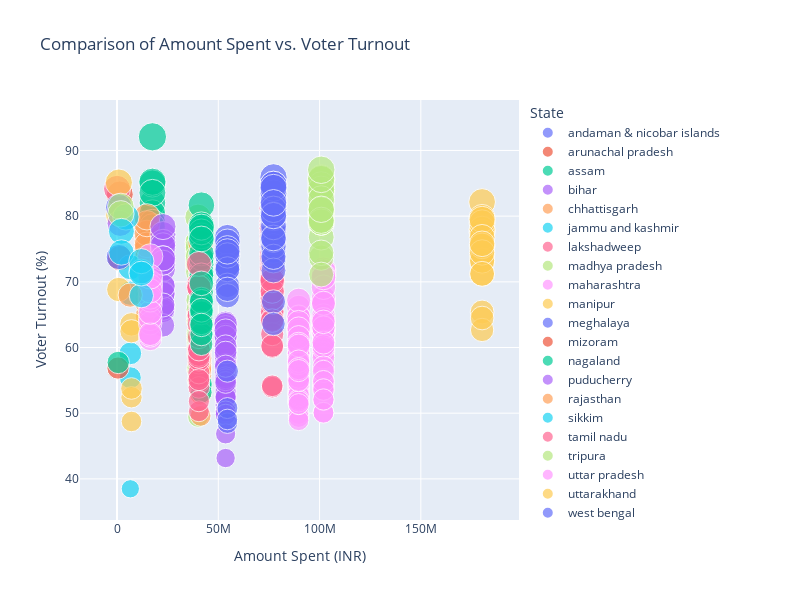

Notebook code for this chart:
### Code cell
# Seeing if there's a relationship b/w money spent on ads and voter turnout

# Create the scatter plot
comparision = px.scatter(loc_results, 
                         x='Amount spent (INR)',  # Corrected column name
                         y='Polled (%)',
                         title='Comparison of Amount Spent vs. Voter Turnout',
                         labels={'Amount spent (INR)': 'Amount Spent (INR)', 
                                 'Polled (%)': 'Voter Turnout (%)'},
                         color='State',  # Optional: color by state
                         size='Polled (%)')  # Optional: size by voter turnout

# Update layout
comparision.update_layout(width=800, height=600)

# Show plot
comparision.show()

### Figure 1 — Plotly figure (JSON) as saved in the notebook; plotly's stock layout.template omitted (floating-point values rounded to 4 significant figures)
{"data": [{"hovertemplate": "State=andaman & nicobar islands<br>Amount Spent (INR)=%{x}<br>Voter Turnout (%)=%{marker.size}<extra></extra>", "legendgroup": "andaman & nicobar islands", "marker": {"color": "#636efa", "size": [64.1], "sizemode": "area", "sizeref": 0.2302, "symbol": "circle"}, "mode": "markers", "name": "andaman & nicobar islands", "orientation": "v", "showlegend": true, "type": "scatter", "x": [null], "xaxis": "x", "y": [64.1], "yaxis": "y"}, {"hovertemplate": "State=arunachal pradesh<br>Amount Spent (INR)=%{x}<br>Voter Turnout (%)=%{marker.size}<extra></extra>", "legendgroup": "arunachal pradesh", "marker": {"color": "#EF553B", "size": [83.31, 73.6], "sizemode": "area", "sizeref": 0.2302, "symbol": "circle"}, "mode": "markers", "name": "arunachal pradesh", "orientation": "v", "showlegend": true, "type": "scatter", "x": [1385654, 1385654], "xaxis": "x", "y": [83.31, 73.6], "yaxis": "y"}, {"hovertemplate": "State=assam<br>Amount Spent (INR)=%{x}<br>Voter Turnout (%)=%{marker.size}<extra></extra>", "legendgroup": "assam", "marker": {"color": "#00cc96", "size": [76.75, 79.89, 79.33, 76.42, 78.46, 82.01, 75.74, 80.48, 84.97, 79.05, 85.24, 92.08, 78.39, 83.55], "sizemode": "area", "sizeref": 0.2302, "symbol": "circle"}, "mode": "markers", "name": "assam", "orientation": "v", "showlegend": true, "type": "scatter", "x": [17478091, 17478091, 17478091, 17478091, 17478091, 17478091, 17478091, 17478091, 17478091, 17478091, 17478091, 17478091, 17478091, 17478091], "xaxis": "x", "y": [76.75, 79.89, 79.33, 76.42, 78.46, 82.01, 75.74, 80.48, 84.97, 79.05, 85.24, 92.08, 78.39, 83.55], "yaxis": "y"}, {"hovertemplate": "State=bihar<br>Amount Spent (INR)=%{x}<br>Voter Turnout (%)=%{marker.size}<extra></extra>", "legendgroup": "bihar", "marker": {"color": "#ab63fa", "size": [50.35, 52.76, 51.25, 43.17, 54.48, 53.5, 63.76, 62.84, 63.08, 61.93, 54.48, 57.52, 58.29, 63.55, 58.7, 57.37, 55.55, 60.11, 59.59, 58.43, 53.04, 59.47, 56.73, 56.21, 52.32, 52.27, 61.62, 59.68, 57.4, 52.49, 62.59, 60.19, 50.27, 55.39, 55.09, 54.68, 49.78, 59.24, 46.85, 57.16], "sizemode": "area", "sizeref": 0.2302, "symbol": "circle"}, "mode": "markers", "name": "bihar", "orientation": "v", "showlegend": true, "type": "scatter", "x": [53619242, 53619242, 53619242, 53619242, 53619242, 53619242, 53619242, 53619242, 53619242, 53619242, 53619242, 53619242, 53619242, 53619242, 53619242, 53619242, 53619242, 53619242, 53619242, 53619242, 53619242, 53619242, 53619242, 53619242, 53619242, 53619242, 53619242, 53619242, 53619242, 53619242, 53619242, 53619242, 53619242, 53619242, 53619242, 53619242, 53619242, 53619242, 53619242, 53619242], "xaxis": "x", "y": [50.35, 52.76, 51.25, 43.17, 54.48, 53.5, 63.76, 62.84, 63.08, 61.93, 54.48, 57.52, 58.29, 63.55, 58.7, 57.37, 55.55, 60.11, 59.59, 58.43, 53.04, 59.47, 56.73, 56.21, 52.32, 52.27, 61.62, 59.68, 57.4, 52.49, 62.59, 60.19, 50.27, 55.39, 55.09, 54.68, 49.78, 59.24, 46.85, 57.16], "yaxis": "y"}, {"hovertemplate": "State=chhattisgarh<br>Amount Spent (INR)=%{x}<br>Voter Turnout (%)=%{marker.size}<extra></extra>", "legendgroup": "chhattisgarh", "marker": {"color": "#FFA15A", "size": [68.29, 76.23, 75.02, 77.42, 64.77, 73.68, 67.56, 75.63, 78.85, 66.82, 79.89], "sizemode": "area", "sizeref": 0.2302, "symbol": "circle"}, "mode": "markers", "name": "chhattisgarh", "orientation": "v", "showlegend": true, "type": "scatter", "x": [14803286, 14803286, 14803286, 14803286, 14803286, 14803286, 14803286, 14803286, 14803286, 14803286, 14803286], "xaxis": "x", "y": [68.29, 76.23, 75.02, 77.42, 64.77, 73.68, 67.56, 75.63, 78.85, 66.82, 79.89], "yaxis": "y"}, {"hovertemplate": "State=jammu and kashmir<br>Amount Spent (INR)=%{x}<br>Voter Turnout (%)=%{marker.size}<extra></extra>", "legendgroup": "jammu and kashmir", "marker": {"color": "#19d3f3", "size": [68.27, 72.22, 38.49, 59.1, 55.4], "sizemode": "area", "sizeref": 0.2302, "symbol": "circle"}, "mode": "markers", "name": "jammu and kashmir", "orientation": "v", "showlegend": true, "type": "scatter", "x": [6575061, 6575061, 6575061, 6575061, 6575061], "xaxis": "x", "y": [68.27, 72.22, 38.49, 59.1, 55.4], "yaxis": "y"}, {"hovertemplate": "State=lakshadweep<br>Amount Spent (INR)=%{x}<br>Voter Turnout (%)=%{marker.size}<extra></extra>", "legendgroup": "lakshadweep", "marker": {"color": "#FF6692", "size": [84.16], "sizemode": "area", "sizeref": 0.2302, "symbol": "circle"}, "mode": "markers", "name": "lakshadweep", "orientation": "v", "showlegend": true, "type": "scatter", "x": [19847], "xaxis": "x", "y": [84.16], "yaxis": "y"}, {"hovertemplate": "State=madhya pradesh<br>Amount Spent (INR)=%{x}<br>Voter Turnout (%)=%{marker.size}<extra></extra>", "legendgroup": "madhya pradesh", "marker": {"color": "#B6E880", "size": [73.45, 79.83, 61, 72.84, 64.68, 56.5, 56.48, 67.21, 56.97, 49.43, 61.94, 60, 73.53, 54.93, 64.06, 72.43, 62.13, 58.97, 76.04, 65.75, 74.48, 75.48, 72.76, 61.67, 71.52, 76.03, 75.27, 72.94, 73.82], "sizemode": "area", "sizeref": 0.2302, "symbol": "circle"}, "mode": "markers", "name": "madhya pradesh", "orientation": "v", "showlegend": true, "type": "scatter", "x": [39992952, 39992952, 39992952, 39992952, 39992952, 39992952, 39992952, 39992952, 39992952, 39992952, 39992952, 39992952, 39992952, 39992952, 39992952, 39992952, 39992952, 39992952, 39992952, 39992952, 39992952, 39992952, 39992952, 39992952, 39992952, 39992952, 39992952, 39992952, 39992952], "xaxis": "x", "y": [73.45, 79.83, 61, 72.84, 64.68, 56.5, 56.48, 67.21, 56.97, 49.43, 61.94, 60, 73.53, 54.93, 64.06, 72.43, 62.13, 58.97, 76.04, 65.75, 74.48, 75.48, 72.76, 61.67, 71.52, 76.03, 75.27, 72.94, 73.82], "yaxis": "y"}, {"hovertemplate": "State=maharashtra<br>Amount Spent (INR)=%{x}<br>Voter Turnout (%)=%{marker.size}<extra></extra>", "legendgroup": "maharashtra", "marker": {"color": "#FF97FF", "size": [67.04, 67.55, 71.88, 54.32, 61.01, 61.79, 63.67, 62.03, 63.54, 60.94, 62.26, 64.85, 62.87, 59.5, 71.11, 71.59, 62.59, 63.65, 63.88, 60.51, 62.52, 62.27, 63.16, 59.19, 66.61, 63.03, 70.92, 58.47, 69.18, 54.87, 70.68, 53.54, 64.28, 63.03, 54.16, 59.89, 60.21, 66.75, 50.12, 57.02, 51.98, 56.37, 54.84, 50.06, 53.6, 60.75, 63.91, 52.09], "sizemode": "area", "sizeref": 0.2302, "symbol": "circle"}, "mode": "markers", "name": "maharashtra", "orientation": "v", "showlegend": true, "type": "scatter", "x": [101917091, 101917091, 101917091, 101917091, 101917091, 101917091, 101917091, 101917091, 101917091, 101917091, 101917091, 101917091, 101917091, 101917091, 101917091, 101917091, 101917091, 101917091, 101917091, 101917091, 101917091, 101917091, 101917091, 101917091, 101917091, 101917091, 101917091, 101917091, 101917091, 101917091, 101917091, 101917091, 101917091, 101917091, 101917091, 101917091, 101917091, 101917091, 101917091, 101917091, 101917091, 101917091, 101917091, 101917091, 101917091, 101917091, 101917091, 101917091], "xaxis": "x", "y": [67.04, 67.55, 71.88, 54.32, 61.01, 61.79, 63.67, 62.03, 63.54, 60.94, 62.26, 64.85, 62.87, 59.5, 71.11, 71.59, 62.59, 63.65, 63.88, 60.51, 62.52, 62.27, 63.16, 59.19, 66.61, 63.03, 70.92, 58.47, 69.18, 54.87, 70.68, 53.54, 64.28, 63.03, 54.16, 59.89, 60.21, 66.75, 50.12, 57.02, 51.98, 56.37, 54.84, 50.06, 53.6, 60.75, 63.91, 52.09], "yaxis": "y"}, {"hovertemplate": "State=manipur<br>Amount Spent (INR)=%{x}<br>Voter Turnout (%)=%{marker.size}<extra></extra>", "legendgroup": "manipur", "marker": {"color": "#FECB52", "size": [80.15, 68.83, 85.11], "sizemode": "area", "sizeref": 0.2302, "symbol": "circle"}, "mode": "markers", "name": "manipur", "orientation": "v", "showlegend": true, "type": "scatter", "x": [889062, 889062, 889062], "xaxis": "x", "y": [80.15, 68.83, 85.11], "yaxis": "y"}, {"hovertemplate": "State=meghalaya<br>Amount Spent (INR)=%{x}<br>Voter Turnout (%)=%{marker.size}<extra></extra>", "legendgroup": "meghalaya", "marker": {"color": "#636efa", "size": [73.78, 81.37], "sizemode": "area", "sizeref": 0.2302, "symbol": "circle"}, "mode": "markers", "name": "meghalaya", "orientation": "v", "showlegend": true, "type": "scatter", "x": [884220, 884220], "xaxis": "x", "y": [73.78, 81.37], "yaxis": "y"}, {"hovertemplate": "State=mizoram<br>Amount Spent (INR)=%{x}<br>Voter Turnout (%)=%{marker.size}<extra></extra>", "legendgroup": "mizoram", "marker": {"color": "#EF553B", "size": [56.87], "sizemode": "area", "sizeref": 0.2302, "symbol": "circle"}, "mode": "markers", "name": "mizoram", "orientation": "v", "showlegend": true, "type": "scatter", "x": [481052], "xaxis": "x", "y": [56.87], "yaxis": "y"}, {"hovertemplate": "State=nagaland<br>Amount Spent (INR)=%{x}<br>Voter Turnout (%)=%{marker.size}<extra></extra>", "legendgroup": "nagaland", "marker": {"color": "#00cc96", "size": [57.72], "sizemode": "area", "sizeref": 0.2302, "symbol": "circle"}, "mode": "markers", "name": "nagaland", "orientation": "v", "showlegend": true, "type": "scatter", "x": [599170], "xaxis": "x", "y": [57.72], "yaxis": "y"}, {"hovertemplate": "State=puducherry<br>Amount Spent (INR)=%{x}<br>Voter Turnout (%)=%{marker.size}<extra></extra>", "legendgroup": "puducherry", "marker": {"color": "#ab63fa", "size": [78.9], "sizemode": "area", "sizeref": 0.2302, "symbol": "circle"}, "mode": "markers", "name": "puducherry", "orientation": "v", "showlegend": true, "type": "scatter", "x": [1535672], "xaxis": "x", "y": [78.9], "yaxis": "y"}, {"hovertemplate": "State=rajasthan<br>Amount Spent (INR)=%{x}<br>Voter Turnout (%)=%{marker.size}<extra></extra>", "legendgroup": "rajasthan", "marker": {"color": "#FFA15A", "size": [60.07, 52.8, 54.11, 63.61, 55.72, 66.59, 63.38, 56.7, 52.93, 49.59, 57.23, 57.53, 59.66, 73.88, 75.93, 60.37, 68.61, 62.89, 69.71, 64.27, 71.26, 57.19, 58.39, 56.58, 66.66], "sizemode": "area", "sizeref": 0.2302, "symbol": "circle"}, "mode": "markers", "name": "rajasthan", "orientation": "v", "showlegend": true, "type": "scatter", "x": [41268323, 41268323, 41268323, 41268323, 41268323, 41268323, 41268323, 41268323, 41268323, 41268323, 41268323, 41268323, 41268323, 41268323, 41268323, 41268323, 41268323, 41268323, 41268323, 41268323, 41268323, 41268323, 41268323, 41268323, 41268323], "xaxis": "x", "y": [60.07, 52.8, 54.11, 63.61, 55.72, 66.59, 63.38, 56.7, 52.93, 49.59, 57.23, 57.53, 59.66, 73.88, 75.93, 60.37, 68.61, 62.89, 69.71, 64.27, 71.26, 57.19, 58.39, 56.58, 66.66], "yaxis": "y"}, {"hovertemplate": "State=sikkim<br>Amount Spent (INR)=%{x}<br>Voter Turnout (%)=%{marker.size}<extra></extra>", "legendgroup": "sikkim", "marker": {"color": "#19d3f3", "size": [79.88], "sizemode": "area", "sizeref": 0.2302, "symbol": "circle"}, "mode": "markers", "name": "sikkim", "orientation": "v", "showlegend": true, "type": "scatter", "x": [4379297], "xaxis": "x", "y": [79.88], "yaxis": "y"}, {"hovertemplate": "State=tamil nadu<br>Amount Spent (INR)=%{x}<br>Voter Turnout (%)=%{marker.size}<extra></extra>", "legendgroup": "tamil nadu", "marker": {"color": "#FF6692", "size": [74.19, 75.76, 53.96, 60.11, 54.17, 76.37, 64.89, 72.57, 81.2, 71.14, 70.59, 79.21, 71.68, 65.44, 78.7, 71.5, 62.04, 70.09, 71.94, 78.21, 70.95, 77.43, 70.41, 68.19, 78.16, 64.26, 60.25, 67.65, 68.27, 69.84, 66.88, 67.51, 64.1, 70.62, 68.59, 74.24, 73.53, 76.52, 70.22], "sizemode": "area", "sizeref": 0.2302, "symbol": "circle"}, "mode": "markers", "name": "tamil nadu", "orientation": "v", "showlegend": true, "type": "scatter", "x": [76622608, 76622608, 76622608, 76622608, 76622608, 76622608, 76622608, 76622608, 76622608, 76622608, 76622608, 76622608, 76622608, 76622608, 76622608, 76622608, 76622608, 76622608, 76622608, 76622608, 76622608, 76622608, 76622608, 76622608, 76622608, 76622608, 76622608, 76622608, 76622608, 76622608, 76622608, 76622608, 76622608, 76622608, 76622608, 76622608, 76622608, 76622608, 76622608], "xaxis": "x", "y": [74.19, 75.76, 53.96, 60.11, 54.17, 76.37, 64.89, 72.57, 81.2, 71.14, 70.59, 79.21, 71.68, 65.44, 78.7, 71.5, 62.04, 70.09, 71.94, 78.21, 70.95, 77.43, 70.41, 68.19, 78.16, 64.26, 60.25, 67.65, 68.27, 69.84, 66.88, 67.51, 64.1, 70.62, 68.59, 74.24, 73.53, 76.52, 70.22], "yaxis": "y"}, {"hovertemplate": "State=tripura<br>Amount Spent (INR)=%{x}<br>Voter Turnout (%)=%{marker.size}<extra></extra>", "legendgroup": "tripura", "marker": {"color": "#B6E880", "size": [81.48, 80.36], "sizemode": "area", "sizeref": 0.2302, "symbol": "circle"}, "mode": "markers", "name": "tripura", "orientation": "v", "showlegend": true, "type": "scatter", "x": [1857459, 1857459], "xaxis": "x", "y": [81.48, 80.36], "yaxis": "y"}, {"hovertemplate": "State=uttar pradesh<br>Amount Spent (INR)=%{x}<br>Voter Turnout (%)=%{marker.size}<extra></extra>", "legendgroup": "uttar pradesh", "marker": {"color": "#FF97FF", "size": [58.73, 62.46, 62.18, 59.13, 60.75, 63.11, 55.85, 66.14, 56.93, 64.58, 56.16, 56.42, 53.63, 49.88, 49.41, 58.94, 54.08, 57.44, 54.35, 58.03, 59.31, 57.19, 58.53, 55.71, 58.73, 62.91, 57.78, 57.42, 64.54, 56.36, 59.08, 57.52, 61.08, 53.05, 64.68, 55.89, 53.36, 62.54, 55.46, 54.34, 59.7, 67.2, 59.14, 57.09, 51.62, 60.6, 56.18, 63.86, 55.68, 52.8, 52.28, 62.88, 58.12, 51.82, 61.58, 56.16, 56.67, 53.07, 51.97, 55.59, 54.38, 54.49, 48.91, 51.45, 52.57, 52.83, 55.63, 52.05, 51.79, 60.58, 55.51, 55.45, 55.05, 54.93, 57.57, 60.31, 57.92, 56.78, 51.38, 56.49], "sizemode": "area", "sizeref": 0.2302, "symbol": "circle"}, "mode": "markers", "name": "uttar pradesh", "orientation": "v", "showlegend": true, "type": "scatter", "x": [89668131, 89668131, 89668131, 89668131, 89668131, 89668131, 89668131, 89668131, 89668131, 89668131, 89668131, 89668131, 89668131, 89668131, 89668131, 89668131, 89668131, 89668131, 89668131, 89668131, 89668131, 89668131, 89668131, 89668131, 89668131, 89668131, 89668131, 89668131, 89668131, 89668131, 89668131, 89668131, 89668131, 89668131, 89668131, 89668131, 89668131, 89668131, 89668131, 89668131, 89668131, 89668131, 89668131, 89668131, 89668131, 89668131, 89668131, 89668131, 89668131, 89668131, 89668131, 89668131, 89668131, 89668131, 89668131, 89668131, 89668131, 89668131, 89668131, 89668131, 89668131, 89668131, 89668131, 89668131, 89668131, 89668131, 89668131, 89668131, 89668131, 89668131, 89668131, 89668131, 89668131, 89668131, 89668131, 89668131, 89668131, 89668131, 89668131, 89668131], "xaxis": "x", "y": [58.73, 62.46, 62.18, 59.13, 60.75, 63.11, 55.85, 66.14, 56.93, 64.58, 56.16, 56.42, 53.63, 49.88, 49.41, 58.94, 54.08, 57.44, 54.35, 58.03, 59.31, 57.19, 58.53, 55.71, 58.73, 62.91, 57.78, 57.42, 64.54, 56.36, 59.08, 57.52, 61.08, 53.05, 64.68, 55.89, 53.36, 62.54, 55.46, 54.34, 59.7, 67.2, 59.14, 57.09, 51.62, 60.6, 56.18, 63.86, 55.68, 52.8, 52.28, 62.88, 58.12, 51.82, 61.58, 56.16, 56.67, 53.07, 51.97, 55.59, 54.38, 54.49, 48.91, 51.45, 52.57, 52.83, 55.63, 52.05, 51.79, 60.58, 55.51, 55.45, 55.05, 54.93, 57.57, 60.31, 57.92, 56.78, 51.38, 56.49], "yaxis": "y"}, {"hovertemplate": "State=uttarakhand<br>Amount Spent (INR)=%{x}<br>Voter Turnout (%)=%{marker.size}<extra></extra>", "legendgroup": "uttarakhand", "marker": {"color": "#FECB52", "size": [48.74, 52.42, 63.53, 62.47, 53.76], "sizemode": "area", "sizeref": 0.2302, "symbol": "circle"}, "mode": "markers", "name": "uttarakhand", "orientation": "v", "showlegend": true, "type": "scatter", "x": [7140897, 7140897, 7140897, 7140897, 7140897], "xaxis": "x", "y": [48.74, 52.42, 63.53, 62.47, 53.76], "yaxis": "y"}, {"hovertemplate": "State=west bengal<br>Amount Spent (INR)=%{x}<br>Voter Turnout (%)=%{marker.size}<extra></extra>", "legendgroup": "west bengal", "marker": {"color": "#636efa", "size": [79.76, 82.16, 83.66, 79.09, 74.76, 76.18, 75.72, 76.69, 76.03, 81.52, 73.27, 77.54, 82.85, 80.72, 81.91, 82.66, 80.65, 81.87, 82.62, 81.04, 75.41, 81.38, 71.73, 76.44, 79.78, 80.75, 85.91, 82.17, 83.47, 84.77, 81.56, 78.39, 84.79, 80.17, 84.31, 81.04, 73.81, 76.68, 80.08, 66.95, 63.59, 82.02], "sizemode": "area", "sizeref": 0.2302, "symbol": "circle"}, "mode": "markers", "name": "west bengal", "orientation": "v", "showlegend": true, "type": "scatter", "x": [77244996, 77244996, 77244996, 77244996, 77244996, 77244996, 77244996, 77244996, 77244996, 77244996, 77244996, 77244996, 77244996, 77244996, 77244996, 77244996, 77244996, 77244996, 77244996, 77244996, 77244996, 77244996, 77244996, 77244996, 77244996, 77244996, 77244996, 77244996, 77244996, 77244996, 77244996, 77244996, 77244996, 77244996, 77244996, 77244996, 77244996, 77244996, 77244996, 77244996, 77244996, 77244996], "xaxis": "x", "y": [79.76, 82.16, 83.66, 79.09, 74.76, 76.18, 75.72, 76.69, 76.03, 81.52, 73.27, 77.54, 82.85, 80.72, 81.91, 82.66, 80.65, 81.87, 82.62, 81.04, 75.41, 81.38, 71.73, 76.44, 79.78, 80.75, 85.91, 82.17, 83.47, 84.77, 81.56, 78.39, 84.79, 80.17, 84.31, 81.04, 73.81, 76.68, 80.08, 66.95, 63.59, 82.02], "yaxis": "y"}, {"hovertemplate": "State=karnataka<br>Amount Spent (INR)=%{x}<br>Voter Turnout (%)=%{marker.size}<extra></extra>", "legendgroup": "karnataka", "marker": {"color": "#00cc96", "size": [54.06, 54.45, 68.3, 53.17, 76.82, 77, 73.3, 77.56, 77.68, 78.27, 81.67, 70.62, 78.05, 77.15, 72.66, 71.49, 73.59, 65.47, 66.32, 78.66, 76.99, 74.37, 62.25, 77.6, 70.99, 64.66, 78.33, 76.53], "sizemode": "area", "sizeref": 0.2302, "symbol": "circle"}, "mode": "markers", "name": "karnataka", "orientation": "v", "showlegend": true, "type": "scatter", "x": [41659397, 41659397, 41659397, 41659397, 41659397, 41659397, 41659397, 41659397, 41659397, 41659397, 41659397, 41659397, 41659397, 41659397, 41659397, 41659397, 41659397, 41659397, 41659397, 41659397, 41659397, 41659397, 41659397, 41659397, 41659397, 41659397, 41659397, 41659397], "xaxis": "x", "y": [54.06, 54.45, 68.3, 53.17, 76.82, 77, 73.3, 77.56, 77.68, 78.27, 81.67, 70.62, 78.05, 77.15, 72.66, 71.49, 73.59, 65.47, 66.32, 78.66, 76.99, 74.37, 62.25, 77.6, 70.99, 64.66, 78.33, 76.53], "yaxis": "y"}, {"hovertemplate": "State=kerala<br>Amount Spent (INR)=%{x}<br>Voter Turnout (%)=%{marker.size}<extra></extra>", "legendgroup": "kerala", "marker": {"color": "#ab63fa", "size": [75.05, 73.42, 69.48, 71.94, 68.29, 66.55, 77.21, 76.04, 68.15, 65.61, 75.52, 72.95, 65.95, 73.57, 63.37, 69.34, 66.47, 72.9, 78.41, 73.57], "sizemode": "area", "sizeref": 0.2302, "symbol": "circle"}, "mode": "markers", "name": "kerala", "orientation": "v", "showlegend": true, "type": "scatter", "x": [22681201, 22681201, 22681201, 22681201, 22681201, 22681201, 22681201, 22681201, 22681201, 22681201, 22681201, 22681201, 22681201, 22681201, 22681201, 22681201, 22681201, 22681201, 22681201, 22681201], "xaxis": "x", "y": [75.05, 73.42, 69.48, 71.94, 68.29, 66.55, 77.21, 76.04, 68.15, 65.61, 75.52, 72.95, 65.95, 73.57, 63.37, 69.34, 66.47, 72.9, 78.41, 73.57], "yaxis": "y"}, {"hovertemplate": "State=dadra & nagar haveli and\ndaman & diu<br>Amount Spent (INR)=%{x}<br>Voter Turnout (%)=%{marker.size}<extra></extra>", "legendgroup": "dadra & nagar haveli and\ndaman & diu", "marker": {"color": "#FFA15A", "size": [72.52, 68.77], "sizemode": "area", "sizeref": 0.2302, "symbol": "circle"}, "mode": "markers", "name": "dadra & nagar haveli and\ndaman & diu", "orientation": "v", "showlegend": true, "type": "scatter", "x": [null, null], "xaxis": "x", "y": [72.52, 68.77], "yaxis": "y"}, {"hovertemplate": "State=goa<br>Amount Spent (INR)=%{x}<br>Voter Turnout (%)=%{marker.size}<extra></extra>", "legendgroup": "goa", "marker": {"color": "#19d3f3", "size": [77.69, 74.47], "sizemode": "area", "sizeref": 0.2302, "symbol": "circle"}, "mode": "markers", "name": "goa", "orientation": "v", "showlegend": true, "type": "scatter", "x": [2164209, 2164209], "xaxis": "x", "y": [77.69, 74.47], "yaxis": "y"}, {"hovertemplate": "State=gujarat<br>Amount Spent (INR)=%{x}<br>Voter Turnout (%)=%{marker.size}<extra></extra>", "legendgroup": "gujarat", "marker": {"color": "#FF6692", "size": [54.72, 55.45, 50.29, 65.04, 69.62, 64.81, 69.16, 53.92, 69.15, 59.31, 59.8, 57.67, 58.91, 56.14, 58.12, 59.86, 59.66, 58.85, 58.56, 51.83, 59.69, 63.56, 55.09, 61.59, 72.71], "sizemode": "area", "sizeref": 0.2302, "symbol": "circle"}, "mode": "markers", "name": "gujarat", "orientation": "v", "showlegend": true, "type": "scatter", "x": [40425399, 40425399, 40425399, 40425399, 40425399, 40425399, 40425399, 40425399, 40425399, 40425399, 40425399, 40425399, 40425399, 40425399, 40425399, 40425399, 40425399, 40425399, 40425399, 40425399, 40425399, 40425399, 40425399, 40425399, 40425399], "xaxis": "x", "y": [54.72, 55.45, 50.29, 65.04, 69.62, 64.81, 69.16, 53.92, 69.15, 59.31, 59.8, 57.67, 58.91, 56.14, 58.12, 59.86, 59.66, 58.85, 58.56, 51.83, 59.69, 63.56, 55.09, 61.59, 72.71], "yaxis": "y"}, {"hovertemplate": "State=andhra pradesh<br>Amount Spent (INR)=%{x}<br>Voter Turnout (%)=%{marker.size}<extra></extra>", "legendgroup": "andhra pradesh", "marker": {"color": "#B6E880", "size": [83.85, 82.03, 80.51, 73.68, 85.48, 85.77, 83.68, 78.81, 84.7, 79.57, 80.3, 76.8, 84.05, 80.61, 82.59, 85.65, 79.05, 87.06, 80.93, 79.09, 74.43, 79.1, 79.37, 71.11, 81.05], "sizemode": "area", "sizeref": 0.2302, "symbol": "circle"}, "mode": "markers", "name": "andhra pradesh", "orientation": "v", "showlegend": true, "type": "scatter", "x": [100819732, 100819732, 100819732, 100819732, 100819732, 100819732, 100819732, 100819732, 100819732, 100819732, 100819732, 100819732, 100819732, 100819732, 100819732, 100819732, 100819732, 100819732, 100819732, 100819732, 100819732, 100819732, 100819732, 100819732, 100819732], "xaxis": "x", "y": [83.85, 82.03, 80.51, 73.68, 85.48, 85.77, 83.68, 78.81, 84.7, 79.57, 80.3, 76.8, 84.05, 80.61, 82.59, 85.65, 79.05, 87.06, 80.93, 79.09, 74.43, 79.1, 79.37, 71.11, 81.05], "yaxis": "y"}, {"hovertemplate": "State=jharkhand<br>Amount Spent (INR)=%{x}<br>Voter Turnout (%)=%{marker.size}<extra></extra>", "legendgroup": "jharkhand", "marker": {"color": "#FF97FF", "size": [69.93, 66.45, 61.27, 69.32, 63.69, 64.39, 61.81, 62.06, 67.23, 67.68, 65.36, 73.87, 68.63, 70.78], "sizemode": "area", "sizeref": 0.2302, "symbol": "circle"}, "mode": "markers", "name": "jharkhand", "orientation": "v", "showlegend": true, "type": "scatter", "x": [16380139, 16380139, 16380139, 16380139, 16380139, 16380139, 16380139, 16380139, 16380139, 16380139, 16380139, 16380139, 16380139, 16380139], "xaxis": "x", "y": [69.93, 66.45, 61.27, 69.32, 63.69, 64.39, 61.81, 62.06, 67.23, 67.68, 65.36, 73.87, 68.63, 70.78], "yaxis": "y"}, {"hovertemplate": "State=odisha<br>Amount Spent (INR)=%{x}<br>Voter Turnout (%)=%{marker.size}<extra></extra>", "legendgroup": "odisha", "marker": {"color": "#FECB52", "size": [65.41, 77.9, 77.53, 82.16, 62.67, 79.78, 77.52, 74.16, 73.02, 64.49, 71.2, 78.01, 78.97, 75.43, 79.5, 76.77, 73.23, 75.48, 74.47, 71.22, 75.79], "sizemode": "area", "sizeref": 0.2302, "symbol": "circle"}, "mode": "markers", "name": "odisha", "orientation": "v", "showlegend": true, "type": "scatter", "x": [180252277, 180252277, 180252277, 180252277, 180252277, 180252277, 180252277, 180252277, 180252277, 180252277, 180252277, 180252277, 180252277, 180252277, 180252277, 180252277, 180252277, 180252277, 180252277, 180252277, 180252277], "xaxis": "x", "y": [65.41, 77.9, 77.53, 82.16, 62.67, 79.78, 77.52, 74.16, 73.02, 64.49, 71.2, 78.01, 78.97, 75.43, 79.5, 76.77, 73.23, 75.48, 74.47, 71.22, 75.79], "yaxis": "y"}, {"hovertemplate": "State=telangana<br>Amount Spent (INR)=%{x}<br>Voter Turnout (%)=%{marker.size}<extra></extra>", "legendgroup": "telangana", "marker": {"color": "#636efa", "size": [74.03, 76.78, 56.4, 48.48, 72.54, 76.09, 71.85, 72.43, 50.78, 75.09, 69.46, 74.02, 71.92, 67.87, 49.04, 68.86, 74.63], "sizemode": "area", "sizeref": 0.2302, "symbol": "circle"}, "mode": "markers", "name": "telangana", "orientation": "v", "showlegend": true, "type": "scatter", "x": [54496166, 54496166, 54496166, 54496166, 54496166, 54496166, 54496166, 54496166, 54496166, 54496166, 54496166, 54496166, 54496166, 54496166, 54496166, 54496166, 54496166], "xaxis": "x", "y": [74.03, 76.78, 56.4, 48.48, 72.54, 76.09, 71.85, 72.43, 50.78, 75.09, 69.46, 74.02, 71.92, 67.87, 49.04, 68.86, 74.63], "yaxis": "y"}, {"hovertemplate": "State=ladakh<br>Amount Spent (INR)=%{x}<br>Voter Turnout (%)=%{marker.size}<extra></extra>", "legendgroup": "ladakh", "marker": {"color": "#EF553B", "size": [71.82], "sizemode": "area", "sizeref": 0.2302, "symbol": "circle"}, "mode": "markers", "name": "ladakh", "orientation": "v", "showlegend": true, "type": "scatter", "x": [null], "xaxis": "x", "y": [71.82], "yaxis": "y"}, {"hovertemplate": "State=haryana<br>Amount Spent (INR)=%{x}<br>Voter Turnout (%)=%{marker.size}<extra></extra>", "legendgroup": "haryana", "marker": {"color": "#00cc96", "size": [67.34, 65.39, 60.52, 62.03, 65.27, 63.74, 67.01, 65.68, 69.77, 63.44], "sizemode": "area", "sizeref": 0.2302, "symbol": "circle"}, "mode": "markers", "name": "haryana", "orientation": "v", "showlegend": true, "type": "scatter", "x": [41683411, 41683411, 41683411, 41683411, 41683411, 41683411, 41683411, 41683411, 41683411, 41683411], "xaxis": "x", "y": [67.34, 65.39, 60.52, 62.03, 65.27, 63.74, 67.01, 65.68, 69.77, 63.44], "yaxis": "y"}, {"hovertemplate": "State=nct of delhi<br>Amount Spent (INR)=%{x}<br>Voter Turnout (%)=%{marker.size}<extra></extra>", "legendgroup": "nct of delhi", "marker": {"color": "#ab63fa", "size": [58.6, 59.51, 55.43, 62.89, 57.85, 56.45, 58.79], "sizemode": "area", "sizeref": 0.2302, "symbol": "circle"}, "mode": "markers", "name": "nct of delhi", "orientation": "v", "showlegend": true, "type": "scatter", "x": [null, null, null, null, null, null, null], "xaxis": "x", "y": [58.6, 59.51, 55.43, 62.89, 57.85, 56.45, 58.79], "yaxis": "y"}, {"hovertemplate": "State=chandigarh<br>Amount Spent (INR)=%{x}<br>Voter Turnout (%)=%{marker.size}<extra></extra>", "legendgroup": "chandigarh", "marker": {"color": "#FFA15A", "size": [67.98], "sizemode": "area", "sizeref": 0.2302, "symbol": "circle"}, "mode": "markers", "name": "chandigarh", "orientation": "v", "showlegend": true, "type": "scatter", "x": [6507258], "xaxis": "x", "y": [67.98], "yaxis": "y"}, {"hovertemplate": "State=himachal pradesh<br>Amount Spent (INR)=%{x}<br>Voter Turnout (%)=%{marker.size}<extra></extra>", "legendgroup": "himachal pradesh", "marker": {"color": "#19d3f3", "size": [71.56, 67.89, 73.15, 71.26], "sizemode": "area", "sizeref": 0.2302, "symbol": "circle"}, "mode": "markers", "name": "himachal pradesh", "orientation": "v", "showlegend": true, "type": "scatter", "x": [12011616, 12011616, 12011616, 12011616], "xaxis": "x", "y": [71.56, 67.89, 73.15, 71.26], "yaxis": "y"}, {"hovertemplate": "State=punjab<br>Amount Spent (INR)=%{x}<br>Voter Turnout (%)=%{marker.size}<extra></extra>", "legendgroup": "punjab", "marker": {"color": "#FF6692", "size": [56.06, 61.98, 69.36, 63.34, 62.53, 67.02, 66.67, 58.86, 59.7, 62.55, 60.12, 63.63, 64.63], "sizemode": "area", "sizeref": 0.2302, "symbol": "circle"}, "mode": "markers", "name": "punjab", "orientation": "v", "showlegend": true, "type": "scatter", "x": [null, null, null, null, null, null, null, null, null, null, null, null, null], "xaxis": "x", "y": [56.06, 61.98, 69.36, 63.34, 62.53, 67.02, 66.67, 58.86, 59.7, 62.55, 60.12, 63.63, 64.63], "yaxis": "y"}], "layout": {"height": 600, "legend": {"itemsizing": "constant", "title": {"text": "State"}, "tracegroupgap": 0}, "title": {"text": "Comparison of Amount Spent vs. Voter Turnout"}, "width": 800, "xaxis": {"anchor": "y", "domain": [0, 1], "title": {"text": "Amount Spent (INR)"}}, "yaxis": {"anchor": "x", "domain": [0, 1], "title": {"text": "Voter Turnout (%)"}}}}
